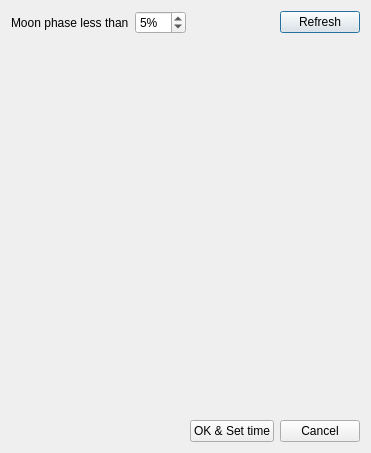
<?xml version="1.0" encoding="UTF-8"?>
<ui version="4.0">
 <class>MoonlessNightsDlg</class>
 <widget class="QDialog" name="MoonlessNightsDlg">
  <property name="geometry">
   <rect>
    <x>0</x>
    <y>0</y>
    <width>371</width>
    <height>453</height>
   </rect>
  </property>
  <property name="windowTitle">
   <string>Moonless night</string>
  </property>
  <layout class="QVBoxLayout" name="verticalLayout_2">
   <item>
    <layout class="QHBoxLayout" name="horizontalLayout_2">
     <item>
      <widget class="QLabel" name="label">
       <property name="text">
        <string>Moon phase less than</string>
       </property>
      </widget>
     </item>
     <item>
      <widget class="QSpinBox" name="spinBox">
       <property name="minimumSize">
        <size>
         <width>50</width>
         <height>0</height>
        </size>
       </property>
       <property name="suffix">
        <string>%</string>
       </property>
       <property name="prefix">
        <string/>
       </property>
       <property name="minimum">
        <number>1</number>
       </property>
       <property name="maximum">
        <number>99</number>
       </property>
       <property name="value">
        <number>5</number>
       </property>
      </widget>
     </item>
     <item>
      <spacer name="horizontalSpacer_3">
       <property name="orientation">
        <enum>Qt::Horizontal</enum>
       </property>
       <property name="sizeHint" stdset="0">
        <size>
         <width>40</width>
         <height>20</height>
        </size>
       </property>
      </spacer>
     </item>
     <item>
      <widget class="QPushButton" name="pushButton_3">
       <property name="text">
        <string>Refresh</string>
       </property>
      </widget>
     </item>
    </layout>
   </item>
   <item>
    <layout class="QVBoxLayout" name="verticalLayout">
     <item>
      <widget class="CSimpleList" name="widget" native="true"/>
     </item>
    </layout>
   </item>
   <item>
    <layout class="QHBoxLayout" name="horizontalLayout">
     <item>
      <spacer name="horizontalSpacer">
       <property name="orientation">
        <enum>Qt::Horizontal</enum>
       </property>
       <property name="sizeHint" stdset="0">
        <size>
         <width>40</width>
         <height>20</height>
        </size>
       </property>
      </spacer>
     </item>
     <item>
      <widget class="QPushButton" name="pushButton_2">
       <property name="text">
        <string>OK &amp;&amp; Set time</string>
       </property>
      </widget>
     </item>
     <item>
      <widget class="QPushButton" name="pushButton">
       <property name="text">
        <string>Cancel</string>
       </property>
      </widget>
     </item>
    </layout>
   </item>
  </layout>
 </widget>
 <customwidgets>
  <customwidget>
   <class>CSimpleList</class>
   <extends>QWidget</extends>
   <header>csimplelist.h</header>
   <container>1</container>
  </customwidget>
 </customwidgets>
 <resources/>
 <connections/>
</ui>
